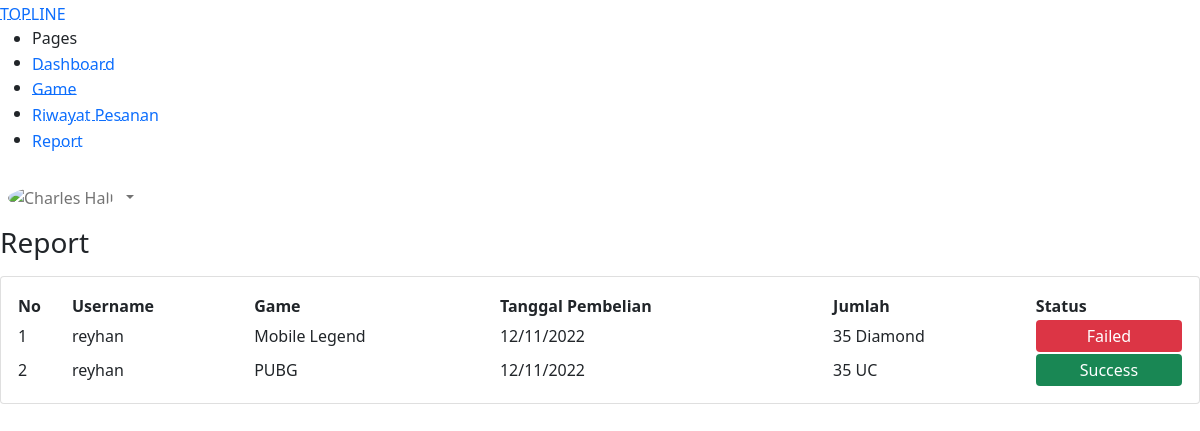
The page /index.php/report on the database as committed earlier.
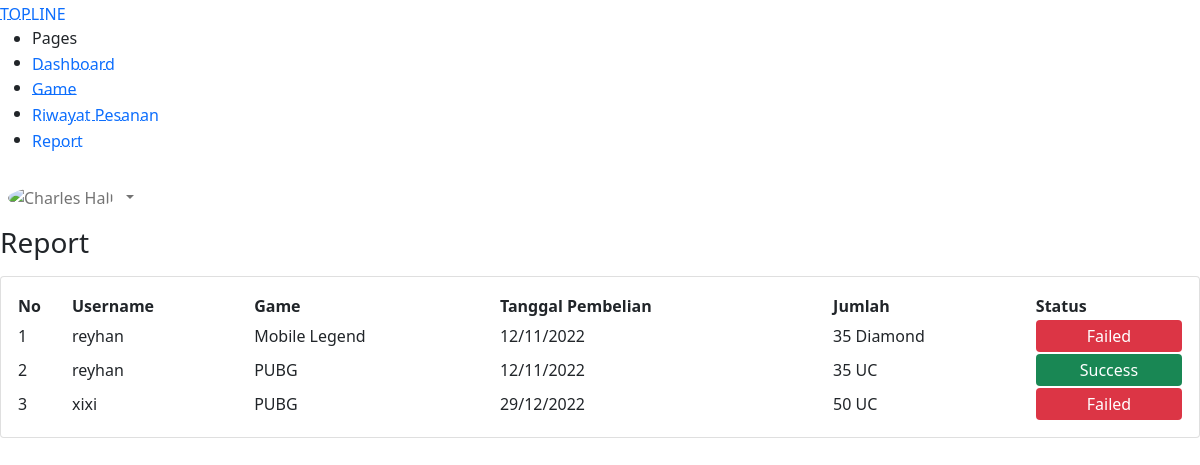
The same page on the database as committed later.
### tables this page shows
CREATE TABLE `tbl_riwayat` (
  `id` int NOT NULL AUTO_INCREMENT,
  `username` varchar(255) NOT NULL,
  `id_game` int NOT NULL,
  `game` varchar(50) NOT NULL,
  `tgl_pembelian` datetime NOT NULL,
  `jumlah_uang` int NOT NULL,
  `satuan` varchar(20) NOT NULL,
  `terkirim` tinyint(1) NOT NULL DEFAULT '0',
  PRIMARY KEY (`id`) USING BTREE
);

### application/controllers/Report.php (called while the page is built, shortened)
<?php
class Report extends CI_Controller
{
    public function index()
    {
        $conf['header'] = 'Report';
        $conf['nav_active'] = 'report';
        $this->db->select('*, riwayat.satuan as satuan');
        $this->db->from('riwayat');
        $this->db->join('games', 'games.id = riwayat.id_game', 'LEFT');
        $data['report'] = $this->db->get()->result_array();
        $this->load->view('layout/header', $conf);
        $this->load->view('layout/sidebar', $conf);
        $this->load->view('layout/navbar');
        $this->load->view('pages/report', $data);
        $this->load->view('layout/footer');
    }
}

### index.php (called while the page is built, shortened)
<?php
require_once BASEPATH.'core/CodeIgniter.php';

### application/views/pages/report.php (the view)
<main class="content">
    <div class="container-fluid p-0">
        <h1 class="h3 mb-3">Report</h1>
        <div class="row">
            <div class="col-12 col-xl-12 col-xxl-6 d-flex">
                <div class="w-100">
                    <div class="row">
                        <div class="col-sm-12">
                            <div class="card card-content">
                                <div class="card-body">
                                    <table id="table-report" class="display nowrap" style="width: 100%;">
                                        <thead>
                                            <tr>
                                                <th>No</th>
                                                <th>Username</th>
                                                <th>Game</th>
                                                <th>Tanggal Pembelian</th>
                                                <th>Jumlah</th>
                                                <th>Status</th>
                                            </tr>
                                        </thead>
                                        <tbody>
                                            <?php
                                            $no = 1;
                                            foreach ($report as $r) { ?>
                                                <tr>
                                                    <td><?= $no++ ?></td>
                                                    <td><?= $r['username'] ?></td>
                                                    <td><?= $r['game'] ?></td>
                                                    <td><?= date('d/m/Y', strtotime($r['tgl_pembelian'])) ?></td>
                                                    <td><?= $r['jumlah_uang']  . ' ' . $r['satuan'] ?> </td>
                                                    <td><?= $r['terkirim'] == 1 ? '<div class="status-indicator bg-success p-1 text-center text-white rounded">Success</div>' : '<div class="status-indicator bg-danger p-1 text-center text-white rounded">Failed</div>' ?></td>
                                                </tr>
                                            <?php   }
                                            ?>
                                        </tbody>
                                    </table>
                                </div>
                            </div>
                        </div>
                    </div>
                </div>
            </div>
        </div>
    </div>
</main>

### application/views/layout/header.php (shortened to what this page needs)
<!DOCTYPE html>
<html lang="en">
<head>
    <link href="https://cdn.jsdelivr.net/npm/bootstrap@5.1.3/dist/css/bootstrap.min.css" rel="stylesheet">
    <link href="<?= base_url('assets/css/app.css') ?>" rel="stylesheet">
    <link rel="stylesheet" href="https://cdn.datatables.net/1.13.1/css/jquery.dataTables.min.css">
    <link rel="stylesheet" href="https://cdn.datatables.net/responsive/2.4.0/css/responsive.dataTables.min.css">
    <link rel="stylesheet" href="https://cdn.datatables.net/buttons/2.3.2/css/buttons.dataTables.min.css">
</head>
<body>
    <div class="wrapper">

### application/views/layout/sidebar.php
<nav id="sidebar" class="sidebar js-sidebar">
    <div class="sidebar-content js-simplebar">
        <a class="sidebar-brand" href="index.html">
            <span class="align-middle">TOPLINE</span>
        </a>
        <ul class="sidebar-nav">
            <li class="sidebar-header">
                Pages
            </li>
            <li class="sidebar-item <?= $nav_active == 'beranda' ? 'active' : '' ?>">
                <a class="sidebar-link" href="<?= base_url('pages/dashboard') ?>">
                    <i class="align-middle text-white" data-feather="home"></i> <span class="align-middle">Dashboard</span>
                </a>
            </li>
            <li class="sidebar-item <?= $nav_active == 'game' ? 'active' : '' ?>">
                <a class="sidebar-link" href="<?= base_url('pages/game') ?>">
                    <i class="align-middle text-white" data-feather="list"></i> <span class="align-middle">Game</span>
                </a>
            </li>
            <li class="sidebar-item <?= $nav_active == 'riwayat' ? 'active' : '' ?>">
                <a class="sidebar-link" href="<?= base_url('pages/riwayat') ?>">
                    <i class="align-middle text-white" data-feather="clock"></i> <span class="align-middle">Riwayat Pesanan</span>
                </a>
            </li>
            <li class="sidebar-item <?= $nav_active == 'report' ? 'active' : '' ?>">
                <a class="sidebar-link" href="<?= base_url('pages/report') ?>">
                    <i class="align-middle text-white" data-feather="file-text"></i> <span class="align-middle">Report</span>
                </a>
            </li>
        </ul>
    </div>
</nav>

### application/views/layout/navbar.php (shortened to what this page needs)
<div class="main">
    <nav class="navbar navbar-expand navbar-light navbar-bg">
        <div class="navbar-collapse collapse">
            <ul class="navbar-nav navbar-align">
                <li class="nav-item dropdown">
                    <a class="nav-link dropdown-toggle d-none d-sm-inline-block" href="#" data-bs-toggle="dropdown">
                        <img src="<?= base_url('uploads/' . $this->session->foto) ?>" class="avatar img-fluid rounded-circle me-1" alt="Charles Hall" /> <span><?= ucfirst($this->session->userdata('username')); ?></span>
                    </a>
                </li>
            </ul>
        </div>
    </nav>

### application/views/layout/footer.php (shortened to what this page needs)
</div>
</div>
</body>
</html>

Rows that differ between the two databases and show on the page:
added tbl_riwayat: username "xixi", game "PUBG", tgl_pembelian "29/12/2022", jumlah_uang "50", satuan "UC", terkirim "Failed"
